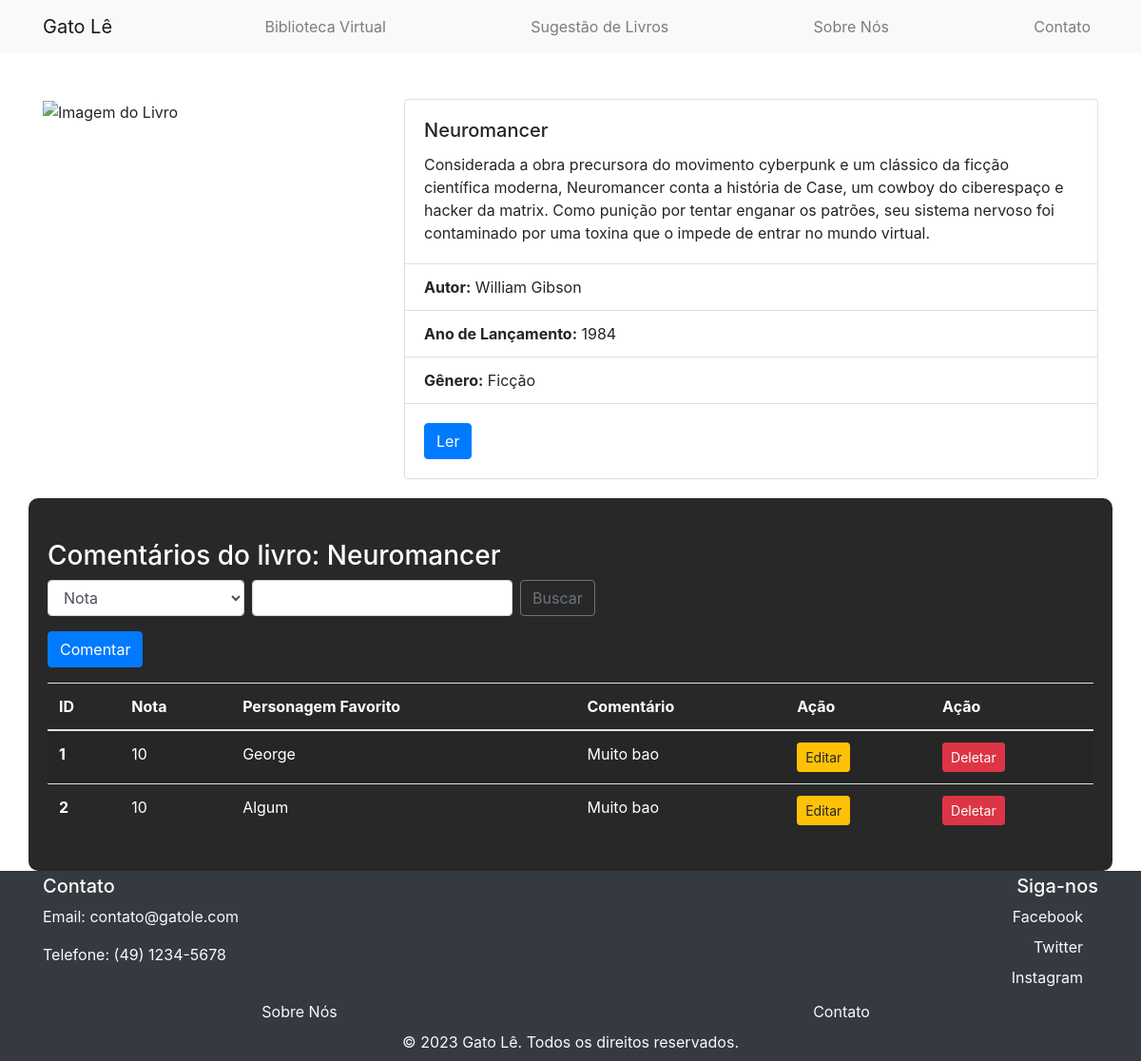
/paginas/2cyberpunkLIST.php, run on the app's committed database.
### tables this page shows
CREATE TABLE `comentariocyberpunk` (
  `id` int(11) NOT NULL,
  `nota` int(11) DEFAULT NULL,
  `personagem` varchar(255) DEFAULT NULL,
  `coment` text DEFAULT NULL
);

### model/db.class.php (called while the page is built, shortened)
<?php
class DB{
    public function conn(){
        $host = "localhost";
        $dbname = "bancodoprofe";
        $user = "root";
        $password = "";
        try {
            $conn = new PDO(
                "mysql:host=$host;dbname=$dbname",
                $user,
                $password,
                [
                    PDO::ATTR_ERRMODE,
                    PDO::ERRMODE_EXCEPTION,
                    PDO::MYSQL_ATTR_INIT_COMMAND => "SET NAMES utf8"
                ]
            );
            return $conn;
        } catch (PDOException $e) {
            echo "Connection failed: " . $e->getMessage();
        }
    }
    public function select($nome_tabela){
        $conn = $this->conn();
        $sql = "SELECT * FROM $nome_tabela";
        $st = $conn->prepare($sql);
        $st->execute();
        return $st->fetchAll(PDO::FETCH_CLASS);
    }
}
?>

### paginas/2cyberpunkLIST.php (the view, shortened to what this page needs)
<?php
    include '../model/db.class.php';
    include '../bases/header.php';
    include '../bases/nav.php';
    $db = new DB();
    $db->conn();
    if(!empty($_POST)){
        $dados =  $db->search("comentariocyberpunk", $_POST);
    } else {
        $dados = $db->select("comentariocyberpunk");
    }
?>
<body>
    <div class="container mt-5">
        <div class="row">
            <div class="col-md-4">
                <img src="https://m.media-amazon.com/images/I/91Bx5ilP+EL._AC_UF1000,1000_QL80_.jpg" class="img-fluid" alt="Imagem do Livro">
            </div>
            <div class="col-md-8">
                <div class="card">
                    <div class="card-body">
                        <h5 class="card-title">Neuromancer</h5>
                        <p class="card-text">Considerada a obra precursora do movimento cyberpunk e um clássico da ficção científica moderna, Neuromancer conta a história de Case, um cowboy do ciberespaço e hacker da matrix. Como punição por tentar enganar os patrões, seu sistema nervoso foi contaminado por uma toxina que o impede de entrar no mundo virtual.</p>
                    </div>
                    <ul class="list-group list-group-flush">
                        <li class="list-group-item"><strong>Autor:</strong> William Gibson</li>
                        <li class="list-group-item"><strong>Ano de Lançamento:</strong> 1984</li>
                        <li class="list-group-item"><strong>Gênero:</strong> Ficção</li>
                    </ul>
                    <div class="card-body">
                        <a href="https://livrogratuitosja.com/wp-content/uploads/2023/01/Neuromancer-William-Gibson.pdf" class="btn btn-primary" target="_blank">Ler</a>
                    </div>
                </div>
            </div>
        </div>
    </div>
     <div class="container sobre mx-auto">
    <h3 class="mt-4">Comentários do livro: Neuromancer</h3>
    <form action="2cyberpunkLIST.php" method="post" class="form-inline my-2 my-lg-0">
        <select name="tipo" class="form-control mr-sm-2">
            <option value="nota">Nota</option>
        </select>
        <input type="text" name="valor" class="form-control mr-sm-2">
        <button class="btn btn-outline-secondary my-2 my-sm-0" type="submit">Buscar</button>
    </form>
    <a href="2cyberpunkFORM.php" class="btn btn-primary mt-3">Comentar</a>
    <table class="table table-striped mt-3">
        <thead>
            <tr>
                <th scope="col">ID</th>
                <th scope="col">Nota</th>
                <th scope="col">Personagem Favorito</th>
                <th scope="col">Comentário</th>
                <th scope="col">Ação</th>
                <th scope="col">Ação</th>
            </tr>
        </thead>
        <tbody>
            <?php
            foreach($dados as $item){
                echo "<tr>";
                echo "<th scope='row'>$item->id</th>";
                echo "<td>$item->nota</td>";
                echo "<td>$item->personagem</td>";
                echo "<td>$item->coment</td>";
                echo "<td><a href='2cyberpunkFORM.php?id=$item->id' class='btn btn-warning btn-sm'>Editar</a></td>";
                echo "<td><a onclick='return confirm(\"Deseja Excluir?\")' href='2cyberpunkLIST.php?id=$item->id' class='btn btn-danger btn-sm'>Deletar</a></td>";
                echo "</tr>";
            }
            ?>
        </tbody>
    </table>
</div>
<?php include "../bases/footer.php" ?>

### css/css.css (style rules this page uses)
body { background: url('https://images.pixexid.com/a-4k-ultra-hd-wallpaper-of-a-cat-dressed-in-a-librarians-outfit-surrounded-by-zlvdb8uk.jpeg') no-repeat center center fixed; background-size: cover; margin-bottom: 200px; }
.sobre { background: rgba(0, 0, 0, 0.842); padding: 20px; margin-top: 50px; border-radius: 10px; margin-bottom: 200px; color: white; text-align: justify; }
.sobre { margin: 20px; }

### data on the page
comentariocyberpunk: id "1", nota "10", personagem "George", coment "Muito bao"
comentariocyberpunk: id "2", nota "10", personagem "Algum", coment "Muito bao"
